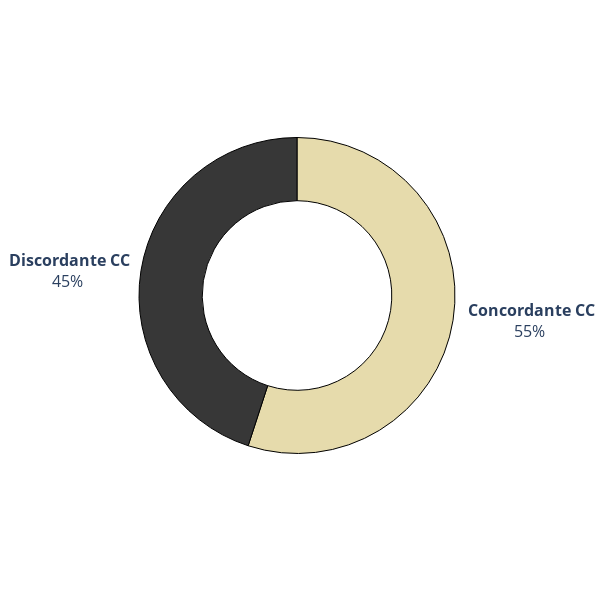

This figure's notebook cell:
### Markdown cell above
## Fazer graficos de pizza para anos especificos no loop

### Code cell
dfCompIBGE = pd.read_csv(PathsIBGE)
dfCompIBGE = dfCompIBGE.drop(['system:index','.geo', 'territory'], axis=1)
print("columnas dfTable" , dfCompIBGE.columns)
print(dfCompIBGE.head())
#lstDF.append(df_tmp)
#os.remove(npath)
print(" =========================================")
dfGroup = dfCompIBGE.groupby(['class', 'year'])['area'].sum().reset_index()
print("agrupando por classe temos " , dfGroup.shape)
dfGroup['class'] = dfGroup['class'].astype(str)
dfGroup['name_class'] = dfGroup['class']
dfGroup['name_class'].replace(dict_nameIncid, inplace=True)
print(" ",dfGroup.head())

ano = 2020
nomeLegend = "Concordancia"
namePlot = "Porcentagem de áreas de concordancia com IBGE, ano " + str(ano)
plot_pie_areasEstaveis(dfGroup[dfGroup['year'] == ano], namePlot, dict_CColor_concordancia, nomeLegend)

### Figure 1 — Plotly figure (JSON) as saved in the notebook; plotly's stock layout.template omitted (floating-point values rounded to 4 significant figures)
{"data": [{"customdata": [["<b> Discordante CC</b>", "<b> Discordante CC</b>"], ["<b> Concordante CC</b>", "<b> Concordante CC</b>"]], "domain": {"x": [0, 1], "y": [0, 1]}, "hole": 0.6, "hovertemplate": "name_class=%{customdata[1]}<br>area=%{value}<extra></extra>", "labels": ["<b> Discordante CC</b>", "<b> Concordante CC</b>"], "legendgroup": "", "marker": {"colors": ["#373737", "#E6DBAC"], "line": {"color": "#000000", "width": 1}}, "name": "", "showlegend": true, "textfont": {"size": 16}, "textinfo": "label+percent", "textposition": "outside", "type": "pie", "values": [388300.0, 474600.0]}], "layout": {"height": 600, "legend": {"tracegroupgap": 0}, "margin": {"t": 60}, "showlegend": false, "width": 600}}
